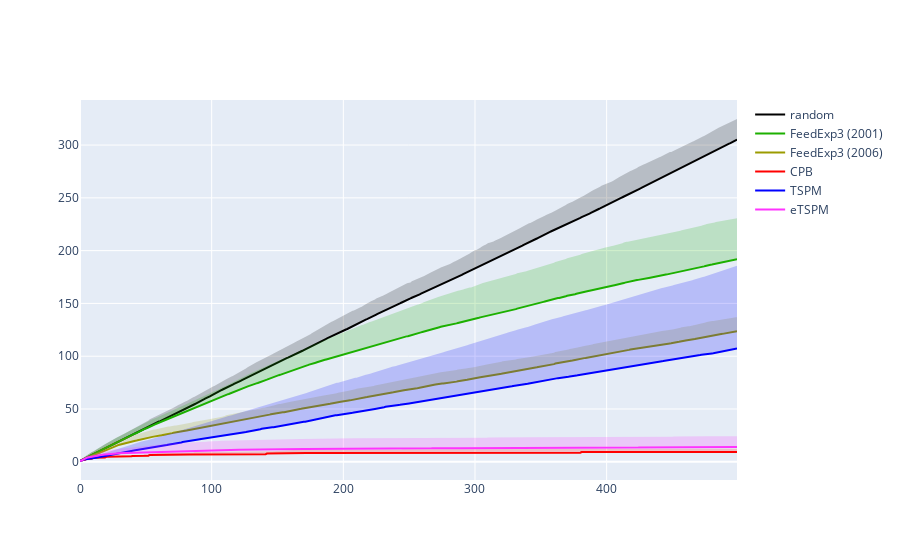
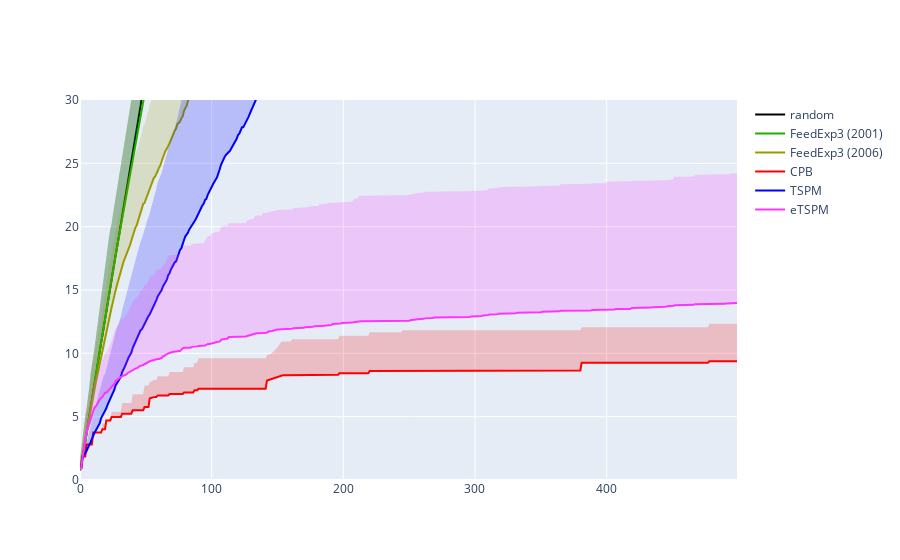

Notebook code for these charts, in order:
### Code cell
n_cores = 16
n_folds = 25
horizon = 500


game = games.label_efficient( outcome_distribution )

outcome_distribution =  {'spam':0.05,'ham':0.95}
algos = [ random_algo.Random(  game, horizon, ), 
           feedexp3.FeedExp3(  game, horizon, ),
           feedexp3_v3.FeedExp3(  game, horizon, ),
           cpb.CPB(  game, horizon,),  TSPM.TSPM_alg(  game, horizon,), eTSPM.eTSPM_alg(  game, horizon,)    ] #TSPM.TSPM_alg(  game, horizon,), bpm.BPM(  game, horizon,  [0.5, 0.5 ], np.identity(2) ) ,

colors = [ [0,0,0], [29,176,0], [155,155,0], [255,0,0], [0,0,255] , [255,51,255]  ] #
labels = ['random', 'FeedExp3 (2001)', 'FeedExp3 (2006)', 'CPB',  'TSPM' ,'eTSPM'  ]  # 

fig = go.Figure( )

fig = go.Figure( )

for alg, color, label in zip( algos, colors, labels):

    r,g,b = color
    result = evaluate_parallel(n_cores, n_folds, horizon, alg, game)
    regret = np.array([ game.delta(i) for i in range(game.n_actions) ]).T @ np.mean(result,0) 
    xcoords = np.arange(0,horizon,1).tolist()
    std = np.array([ game.delta(i) for i in range(game.n_actions) ]).T @ np.std(result,0) 
    upper_regret = regret + std

    fig.add_trace(go.Scatter(x=xcoords, y=regret, line=dict(color='rgb({},{},{})'.format(r,g,b)), mode='lines',  name=label )) # 

    fig.add_trace(   go.Scatter( x=xcoords+xcoords[::-1], y=upper_regret.tolist()+regret.tolist()[::-1],  fill='toself', fillcolor='rgba({},{},{},0.2)'.format(r,g,b), 
                         line=dict(color='rgba(255,255,255,0)'),   hoverinfo="skip",  showlegend=False )

    )
    
fig.show(legend=True)
fig.update_yaxes(range=[0, 30] )
fig.show()

### Figure 1 — Plotly figure (JSON) as saved in the notebook; plotly's stock layout.template omitted (floating-point values rounded to 4 significant figures; data arrays with more than 128 entries replaced by an {"elided": "..."} marker saying what was removed)
{"data": [{"line": {"color": "rgb(0,0,0)"}, "mode": "lines", "name": "random", "x": {"elided": "500 int values"}, "y": {"elided": "500 float values"}, "type": "scatter"}, {"fill": "toself", "fillcolor": "rgba(0,0,0,0.2)", "hoverinfo": "skip", "line": {"color": "rgba(255,255,255,0)"}, "showlegend": false, "x": {"elided": "1000 int values"}, "y": {"elided": "1000 float values"}, "type": "scatter"}, {"line": {"color": "rgb(29,176,0)"}, "mode": "lines", "name": "FeedExp3 (2001)", "x": {"elided": "500 int values"}, "y": {"elided": "500 float values"}, "type": "scatter"}, {"fill": "toself", "fillcolor": "rgba(29,176,0,0.2)", "hoverinfo": "skip", "line": {"color": "rgba(255,255,255,0)"}, "showlegend": false, "x": {"elided": "1000 int values"}, "y": {"elided": "1000 float values"}, "type": "scatter"}, {"line": {"color": "rgb(155,155,0)"}, "mode": "lines", "name": "FeedExp3 (2006)", "x": {"elided": "500 int values"}, "y": {"elided": "500 float values"}, "type": "scatter"}, {"fill": "toself", "fillcolor": "rgba(155,155,0,0.2)", "hoverinfo": "skip", "line": {"color": "rgba(255,255,255,0)"}, "showlegend": false, "x": {"elided": "1000 int values"}, "y": {"elided": "1000 float values"}, "type": "scatter"}, {"line": {"color": "rgb(255,0,0)"}, "mode": "lines", "name": "CPB", "x": {"elided": "500 int values"}, "y": {"elided": "500 float values"}, "type": "scatter"}, {"fill": "toself", "fillcolor": "rgba(255,0,0,0.2)", "hoverinfo": "skip", "line": {"color": "rgba(255,255,255,0)"}, "showlegend": false, "x": {"elided": "1000 int values"}, "y": {"elided": "1000 float values"}, "type": "scatter"}, {"line": {"color": "rgb(0,0,255)"}, "mode": "lines", "name": "TSPM", "x": {"elided": "500 int values"}, "y": {"elided": "500 float values"}, "type": "scatter"}, {"fill": "toself", "fillcolor": "rgba(0,0,255,0.2)", "hoverinfo": "skip", "line": {"color": "rgba(255,255,255,0)"}, "showlegend": false, "x": {"elided": "1000 int values"}, "y": {"elided": "1000 float values"}, "type": "scatter"}, {"line": {"color": "rgb(255,51,255)"}, "mode": "lines", "name": "eTSPM", "x": {"elided": "500 int values"}, "y": {"elided": "500 float values"}, "type": "scatter"}, {"fill": "toself", "fillcolor": "rgba(255,51,255,0.2)", "hoverinfo": "skip", "line": {"color": "rgba(255,255,255,0)"}, "showlegend": false, "x": {"elided": "1000 int values"}, "y": {"elided": "1000 float values"}, "type": "scatter"}], "layout": {}}

### Figure 2 — Plotly figure (JSON) as saved in the notebook; plotly's stock layout.template omitted (floating-point values rounded to 4 significant figures; data arrays with more than 128 entries replaced by an {"elided": "..."} marker saying what was removed)
{"data": [{"line": {"color": "rgb(0,0,0)"}, "mode": "lines", "name": "random", "x": {"elided": "500 int values"}, "y": {"elided": "500 float values"}, "type": "scatter"}, {"fill": "toself", "fillcolor": "rgba(0,0,0,0.2)", "hoverinfo": "skip", "line": {"color": "rgba(255,255,255,0)"}, "showlegend": false, "x": {"elided": "1000 int values"}, "y": {"elided": "1000 float values"}, "type": "scatter"}, {"line": {"color": "rgb(29,176,0)"}, "mode": "lines", "name": "FeedExp3 (2001)", "x": {"elided": "500 int values"}, "y": {"elided": "500 float values"}, "type": "scatter"}, {"fill": "toself", "fillcolor": "rgba(29,176,0,0.2)", "hoverinfo": "skip", "line": {"color": "rgba(255,255,255,0)"}, "showlegend": false, "x": {"elided": "1000 int values"}, "y": {"elided": "1000 float values"}, "type": "scatter"}, {"line": {"color": "rgb(155,155,0)"}, "mode": "lines", "name": "FeedExp3 (2006)", "x": {"elided": "500 int values"}, "y": {"elided": "500 float values"}, "type": "scatter"}, {"fill": "toself", "fillcolor": "rgba(155,155,0,0.2)", "hoverinfo": "skip", "line": {"color": "rgba(255,255,255,0)"}, "showlegend": false, "x": {"elided": "1000 int values"}, "y": {"elided": "1000 float values"}, "type": "scatter"}, {"line": {"color": "rgb(255,0,0)"}, "mode": "lines", "name": "CPB", "x": {"elided": "500 int values"}, "y": {"elided": "500 float values"}, "type": "scatter"}, {"fill": "toself", "fillcolor": "rgba(255,0,0,0.2)", "hoverinfo": "skip", "line": {"color": "rgba(255,255,255,0)"}, "showlegend": false, "x": {"elided": "1000 int values"}, "y": {"elided": "1000 float values"}, "type": "scatter"}, {"line": {"color": "rgb(0,0,255)"}, "mode": "lines", "name": "TSPM", "x": {"elided": "500 int values"}, "y": {"elided": "500 float values"}, "type": "scatter"}, {"fill": "toself", "fillcolor": "rgba(0,0,255,0.2)", "hoverinfo": "skip", "line": {"color": "rgba(255,255,255,0)"}, "showlegend": false, "x": {"elided": "1000 int values"}, "y": {"elided": "1000 float values"}, "type": "scatter"}, {"line": {"color": "rgb(255,51,255)"}, "mode": "lines", "name": "eTSPM", "x": {"elided": "500 int values"}, "y": {"elided": "500 float values"}, "type": "scatter"}, {"fill": "toself", "fillcolor": "rgba(255,51,255,0.2)", "hoverinfo": "skip", "line": {"color": "rgba(255,255,255,0)"}, "showlegend": false, "x": {"elided": "1000 int values"}, "y": {"elided": "1000 float values"}, "type": "scatter"}], "layout": {"yaxis": {"range": [0, 30]}}}
